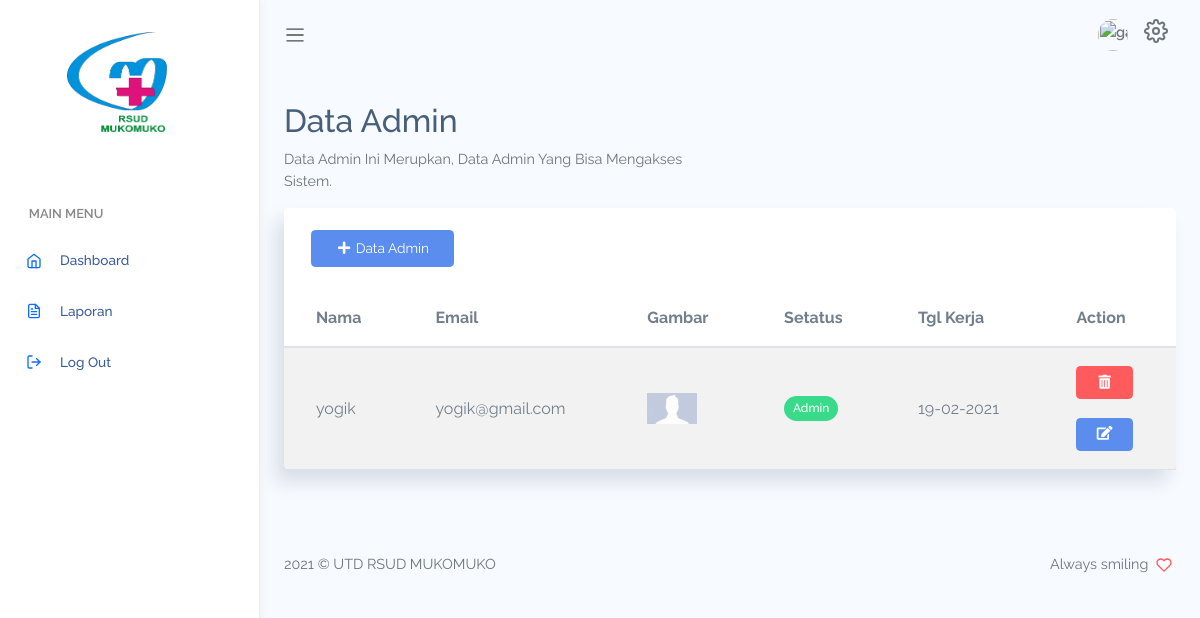
/index.php/admin, run on an earlier commit of the app's database.
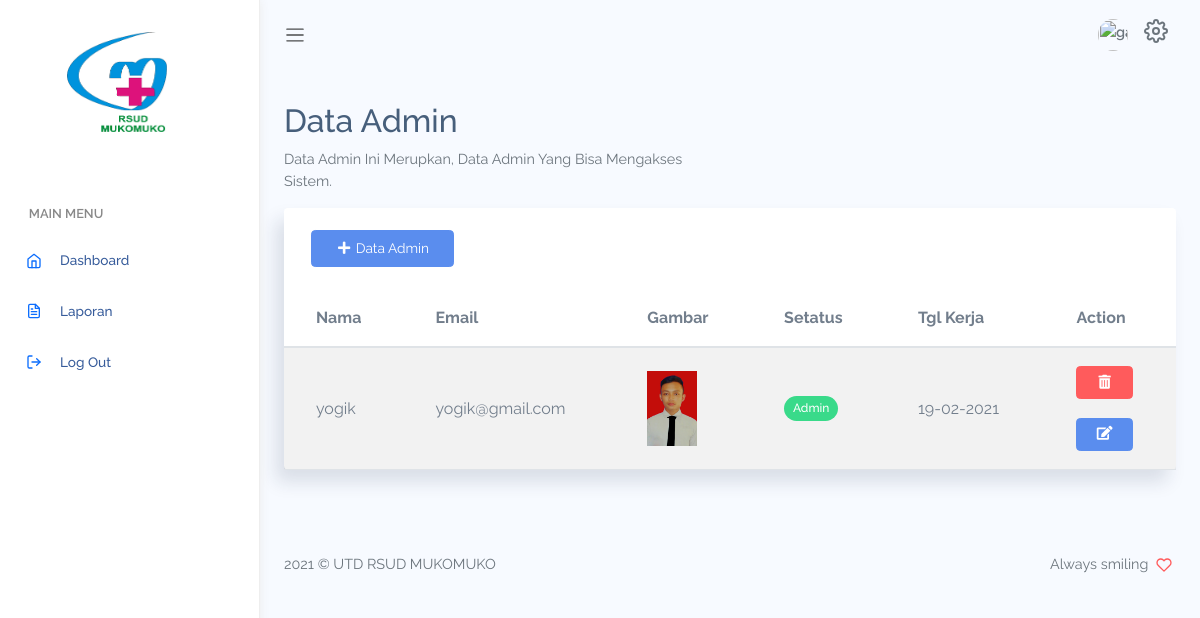
And on a later commit of the database.
### tables this page shows
CREATE TABLE `user` (
  `id` int(11) NOT NULL,
  `nama` varchar(100) NOT NULL,
  `email` varchar(225) NOT NULL,
  `gambar` varchar(225) NOT NULL,
  `password` varchar(225) NOT NULL,
  `role_id` int(5) NOT NULL,
  `aktif` int(5) NOT NULL,
  `tgl_daftar` int(100) NOT NULL
);

### application/controllers/Admin.php (called while the page is built, shortened)
<?php
class Admin extends CI_Controller
{
  public function __construct()
  {
    $this->load->library('form_validation');
    $this->load->model('m_master');
  }
  public function index()
  {
    $data['user1'] = $this->m_master->dataAdmin()->row_array();
    $data['data'] = $this->db->get_where('user', ['role_id' => 1])->result_array();
    $data['title'] = 'Data Admin';
    $this->load->view('template/sidebar', $data);
    $this->load->view('template/header', $data);
    $this->load->view('data/admin', $data);
    $this->load->view('template/footer', $data);
  }
}

### index.php (called while the page is built, shortened)
<?php
require_once BASEPATH.'core/CodeIgniter.php';

### application/models/m_master.php (called while the page is built, shortened)
<?php
class M_master extends CI_Model
{
  function dataAdmin()
  {
    return $this->db->get_where('user', ['email' => $this->session->userdata('email')]);
  }
}

### application/views/data/admin.php (the view, shortened to what this page needs)
<div class="main-content container-fluid">
  <div class="page-title">
    <div class="row">
      <div class="col-12 col-md-6">
        <h3>Data Admin</h3>
        <p class="text-subtitle text-muted">Data Admin Ini Merupkan, Data Admin Yang Bisa Mengakses Sistem.</p>
      </div>
    </div>
  </div>
  <div class="row" id="table-striped">
    <div class="col-12">
      <div class="card">
        <div class="card-header">
          <a href="http://" class="btn btn-primary mr-2" data-toggle="modal" data-target="#exampleModalDataAdmin"><i class="fas fa-plus"></i> Data Admin</a>
        </div>
        <div class="card-content">
          <div class="table-responsive">
            <table class="table table-striped mb-0">
              <thead>
                <tr>
                  <th>Nama</th>
                  <th>Email</th>
                  <th>Gambar</th>
                  <th>Setatus</th>
                  <th>Tgl Kerja</th>
                  <th>Action</th>
                </tr>
              </thead>
              <tbody>
                <?php foreach ($data as $admin) : ?>
                  <tr>
                    <td class="text-bold-500"><?= $admin['nama'] ?></td>
                    <td><?= $admin['email']; ?></td>
                    <td class="text-bold-500"> <img src="<?= base_url('assets/gambar/admin/') . $admin['gambar']; ?>" width="50px" alt=""></td>
                    <?php $aktif = $admin['role_id'];
                    if ($aktif == 1) {
                      $ada = 'Admin';
                    } elseif ($aktif == 2) {
                      $ada = 'Petugas';
                    } else {
                      $ada = 'Penyusup';
                    }
                    ?>
                    <?php if ($aktif == 1) { ?>
                      <td>
                        <span class="badge bg-success"><?= $ada; ?></span>
                      </td>
                    <?php } ?>
                    <td><?= date('d-m-Y', $admin['tgl_daftar']); ?></td>
                    <td>
                      <a href="<?= base_url('admin/hapus/') . $admin['id']; ?>" class="btn btn-danger btn-sm" name="hapus" onclick="return confirm ('Anda Yakin Inggin Hapus..?')"><i class="fas fa-trash-alt"></i></a>
                      <br><br>
                      <a class="btn btn-primary btn-sm" data-toggle="modal" data-target="#exampleModalEditAdmin<?= $admin['id']; ?>" name="edit"><i class="fas fa-edit"></i></a>
                    </td>
                  <?php endforeach; ?>
              </tbody>
            </table>
          </div>
        </div>
      </div>
    </div>
  </div>
</div>

What changed in the data, as far as the page shows it:
changed user "yogik": gambar: a different picture
